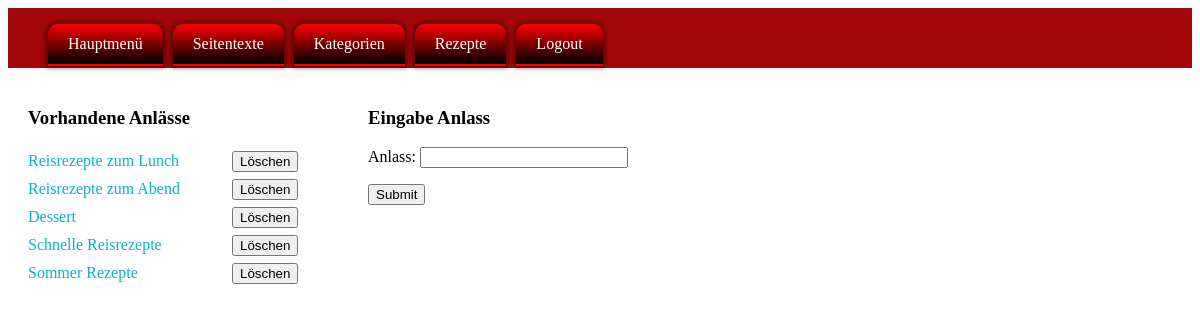
The page /admin/eanlass.php (signed in) on the database its author committed.
### tables this page shows
CREATE TABLE `anlass` (
  `aid` int(10) UNSIGNED NOT NULL,
  `aname` varchar(80) NOT NULL
);

### admin/eanlass.php (the view, shortened to what this page needs)
<?PHP
$db = new mysqli(HOST,USER,PASS,DBANK);
?>
<!doctype html>
<html>
<head>
</head>
<body>
    <?PHP
    include("inc/menue.php");
    ?>
    <main>
      <article class="links">
            <section>
            <h1>Vorhandene Anlässe</h1>
            <?PHP
            $sql = "select * from anlass";
            $eintrag = $db->query($sql);
            if($eintrag->num_rows){
                while($zeile = $eintrag->fetch_assoc()){
                    echo('<form method="post" action="'.$_SERVER['PHP_SELF'].'" enctype="multipart/form-data" accept-charset="UTF-8">'."\n");
                    echo("<span class='breite'>".$zeile['aname']."</span>\n");
                    echo('<input type="submit" name="kill" value="Löschen">'."\n");
                    echo("</form>\n");
                }
            }else{
                echo("<p>Leider noch kein Anlass vorhanden.</p>\n");
            }
            ?>
            </section>
        </article>
      <article class="rechts">
            <section>
                <h1>Eingabe Anlass</h1>
              <form method="post" action="<?PHP $_SERVER['PHP_SELF']; ?>" enctype="multipart/form-data" accept-charset="UTF-8">
                  <p>
                      <label for="anlass">Anlass:</label>
                      <input type="text" name="anlass" id="anlass" value="">
                  </p>
                  <p>
                      <input type="submit" name="submit">
                  </p>
              </form>
            </section>
        </article>
    </main>
</body>
</html>

### admin/css/standart.css (style rules this page uses)
h1 { color: black; }
.links { float: left; width: 300px; padding: 20px; color: rgba(11, 175, 209, 1.00); }
.breite { display: inline-block; width: 200px; padding: 5px 0px; }
.rechts { display: inline-block; margin-left: 20px; padding-top: 20px; }
.rechts input[type="text"] { width: 200px; }

### rows shown on the page
anlass: aname "Reisrezepte zum Lunch"
anlass: aname "Reisrezepte zum Abend"
anlass: aname "Dessert"
anlass: aname "Schnelle Reisrezepte"
anlass: aname "Sommer Rezepte"
